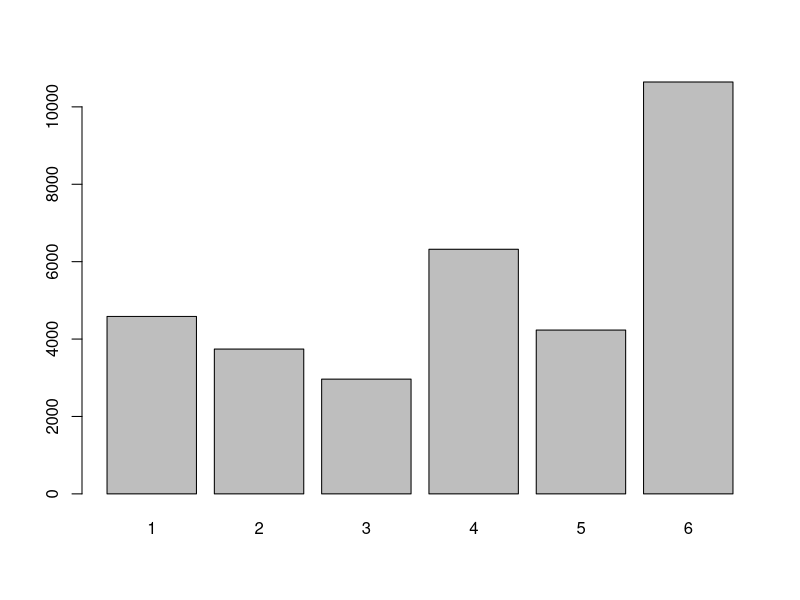
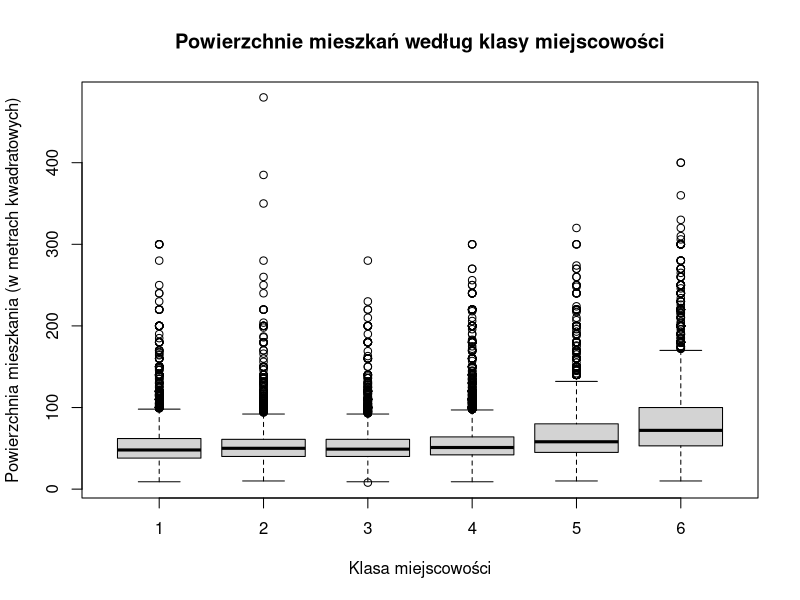
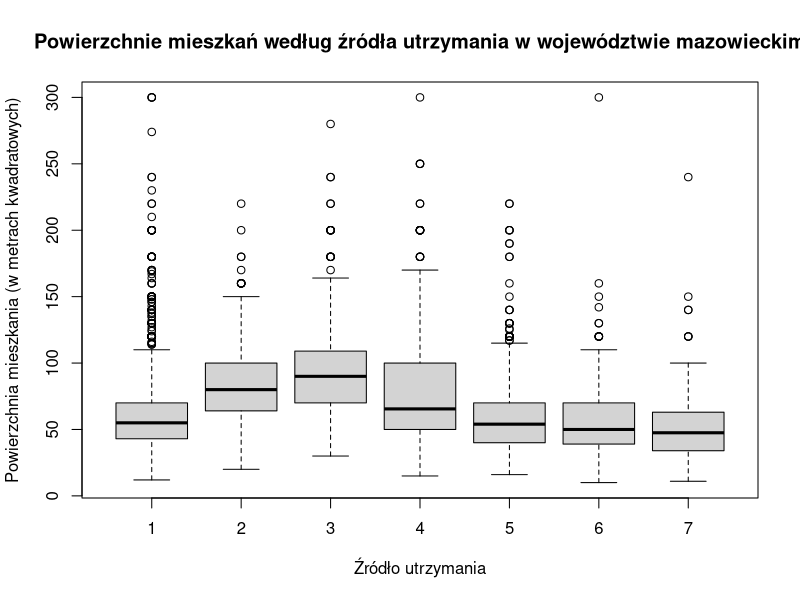
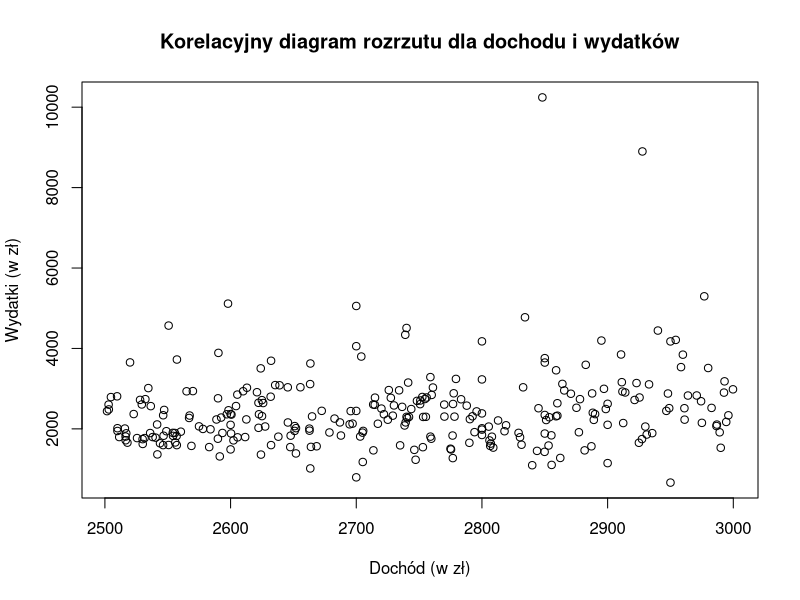

Source code (R) for these figures, in order:
# Zadanie 1
# Zaimportuje plik gospodarstwa.xlsx

library(readxl)

setwd('C:\\Users\\angel\\R\\warsztaty_big_data')

dane <- read_excel("gospodarstwa.xlsx")

# zadanie 2
# Utwórz zbiór, w którym są gospodarstwa ze wsi.

g_2 <- dane[which(dane$klm == 6), ]

# Zadanie 3
# Utwórz zbiór, w którym są gospodarstwa o dochodach > 2000 zł.

g_3 <- dane[which(dane$dochg > 2000), ]


# Zadanie 4
# Utwórz zbiór, który zawiera gospodarstwa z woejwództwa wielkoposlkiego oraz które zamieszkują wieś i mają dochody powyżej 3000 zł.

g_4 <- dane[which(dane$woj == "30" | dane$klm == 6 & dane$dochg > 3000 ), ]

# Zadanie 5
# Wybierz gospodarstwa domowe z województwa dolnośląskiego i mazowieckiego z miast powyżej 500 mieszkańców.

g_5 <- dane[which((dane$woj == "02" | dane$woj == "14") & dane$klm == 1 ), ]


# Zadanie 6
# Losowo wybierz zbiór 30% gospodarstw domowych.
library(dplyr)
g_6  <- dane %>% sample_frac(0.3)



# Zadanie 7 
# Losowo wybierz 100 gospodarstw.

g_7 <- dane %>% sample_n(100)



# Zadanie 8
# Wybierz gospodarstwa domowe z wierszy 10-15.

g_8 <- dane[10:15, ]

# Zadanie 9
# Wybierz gospodarstwa domowe z danymi tylko dla kolumn woj i wydg ale w odniesieniu jedynie dla gospodarstw województwa wielkopolskiego.

g_9 <- dane[which(dane$woj == "30"), c("woj", "wydg")]

# Zadanie 10
# Wybierz wszystkie gospodarstwa, których dochód jest z przedziału 3000 - 4000 i zostaw tylko tą zmienną w zbiorze.

g_10 <- dane[which(dane$doch > 3000 & dane$doch < 4000), c("woj", "wydg")]

# Zadanie 11
# Wybierz wszystkie kolumny od klm do zut włącznie.

g_11 <- dane[, c(1:4)]

# Zadanie 12
# Wyświetl nazwy wszystkich zmiennych w zbiorze gospodarstwa.

print(names(dane))

# Zadanie 13. 
# Wybierz wszystkie kolumny, które zaczynają się na literę d.

g_13 <- dane[, grep("^d", names(dane))]

# Zadanie 14. 
# Utwórz nową zmienną roznica-dochg-wydg. Pozostaw w zbiorze zmienne dochg, wydg i roznica.

dane$roznica<- dane$dochg - dane$wydg
g_14 <- dane[, c("dochg", "wydg", "roznica")]


# Zadanie 15. 
#Utwórz nowe zmienne x=ln(dochg) oraz y=ln(wydg). Pamiętaj, że In liczymy dla dodatnich wartości.

dane$x <- ifelse(dane$dochg > 0, log(dane$dochg), NA)
dane$y <- ifelse(dane$wydg > 0, log(dane$wydg), NA)



# Zadanie 16. 
#Dokonaj zamiany nazwy zmiennych dochg na dochod oraz wydg na wydatki.

names(dane)[15] <- "dochód"
names(dane)[16] <- "wydatki"


# Zadanie 17. 
#Oblicz ile było gospodarstw domowych ze względu na poszczególne warianty zmiennej klm.

table(dane$klm)

# Zadanie 18. 
#Oblicz ile było gospodarstw domowych w poszczególnych wojewódz- twach.
table(dane$woj)



# Zadanie 19. 
#Oblicz ile było gospodarstw domowych w poszczególnych województwach ze względu na warianty zmiennej d61 (Sytuacja materialna gospodarstwa). 

table(dane$woj, dane$d61)


# Zadanie 20. 
#Oblicz średnie wydatki wszystkich gospodarstw domowych. 

mean(dane$wydatki, na.rm = TRUE)

#Zadanie 21. 
#Oblicz średnie wydatki i dochody wszystkich gospodarstw domowych. 

mean(dane$wydatki, na.rm = TRUE)
mean(dane$dochód, na.rm = TRUE)


#Zadanie 22. 
#Oblicz średnią, min, max, odchylenie standardowe oraz medianę wy- datków.

mean(dane$wydatki, na.rm = TRUE)
min(dane$wydatki, na.rm = TRUE)
max(dane$wydatki, na.rm = TRUE)
median(dane$wydatki, na.rm = TRUE)
sd(dane$wydatki, na.rm = TRUE)



# Zadanie 23. 
#Oblicz średnie wydatki w ramach klasy miejscowości.

tapply(dane$wydatki, dane$klm, mean, na.rm = TRUE)



# Zadanie 24. 
#Stwórz wykres słupkowy z liczebnościami dla klasy miejscowości.
barplot(table(dane$klm), names.arg = levels(dane$klm))


# Zadanie 25. 
# Posortuj rosnąco zbiór gospodarstw domowych ze względu na wydatki. 
g_25 <- dane[order(dane$wydatki),]



#Zadanie 26. 
#Posortuj malejąco zbiór gospodarstw domowych ze względu na do- chody.
g_26 <- dane[order(dane$wydatki, decreasing = TRUE ),]





# Zadanie 27. 
# Posortuj malejąco kod klasy miejscowości a w ramach tej klasy rosnąco wydatki.
g_27 <- dane[order(dane$klm, dane$wydatki, decreasing = c(TRUE, FALSE)),]


# Zadanie 28. 
# Zrób wykres pudełkowy powierzchni mieszkań (zmienna d36) według klasy miejscowości.
boxplot(dane$d36 ~ dane$klm, main = "Powierzchnie mieszkań według klasy miejscowości", xlab = "Klasa miejscowości", ylab = "Powierzchnia mieszkania (w metrach kwadratowych)")



# Zadanie 29. 
# Zrób wykres pudełkowy powierzchni mieszkań według źródła utrzy- mania dla gospodarstw z województwa mazowieckiego.
mazowieckie_data <- subset(dane, dane$woj == "14")
boxplot(mazowieckie_data$d36 ~ mazowieckie_data$zut, main = "Powierzchnie mieszkań według źródła utrzymania w województwie mazowieckim", xlab = "Źródło utrzymania", ylab = "Powierzchnia mieszkania (w metrach kwadratowych)")



# Zadanie 30. 
# Utwórz zbiór wlkp. W zbiorze tym powinny się znaleźć gospodarstwa z województwa wielkopolskiego, których dochód jest z przedziału 2500-3000 zł. Do- chód powinien być posortowany malejąco. Oprócz dochodu mają się znaleźć 4 inne zmienne: klm, woj, zut i wydg. Na tym zbiorze, dla zmiennych dochg i wydg, stwórz korelacyjny diagram rozrzutu.
g_30 <- dane[which(dane$dochód > 2500 & dane$dochód < 3000 & dane$woj == "30"), c("klm", "woj", "zut", "wydatki", "dochód")]
wlkp <- g_30[order(g_30$dochód, decreasing = TRUE ), ]


plot(wlkp$dochód, wlkp$wydatki, type = "p", main = "Korelacyjny diagram rozrzutu dla dochodu i wydatków", xlab = "Dochód (w zł)", ylab = "Wydatki (w zł)")



# Zadanie 31. 
# Utwórz dwie nowe zmienne roznica-dochg-wydg oraz doch_os=dochg/los i pozostaw je jako jedyne w zbiorze danych.

dane$doch_os <- dane$dochód / dane$los

q31  <- dane[ c("roznica", "doch_os")]



# Zadanie 32. 
#Utwórz nową zmienną „klasa", która przyjmuje dwie wartości: „wieś”, gdy gospodarstwo jest ze wsi oraz miasto", gdy gospodarstwo jest z miasta.

dane <- dane %>% mutate(klasa = case_when(klm==1~"Obsrana wieś z jednym Dino",
                       klm>1~"Miasto"))

# Zadanie 33. 
#Utwórz nową zmienną pow", która przyjmuje trzy warianty: „do 60", (60-100> oraz powyżej 100" w zależności od wartości zmiennej d36 (powierzchnia mieszkań).

dane <- dane %>% mutate(pow = case_when(d36<60~"do 60",
                                          d36<100~"60-100",
                                        d36>=100 ~ "powyżej 100"))
